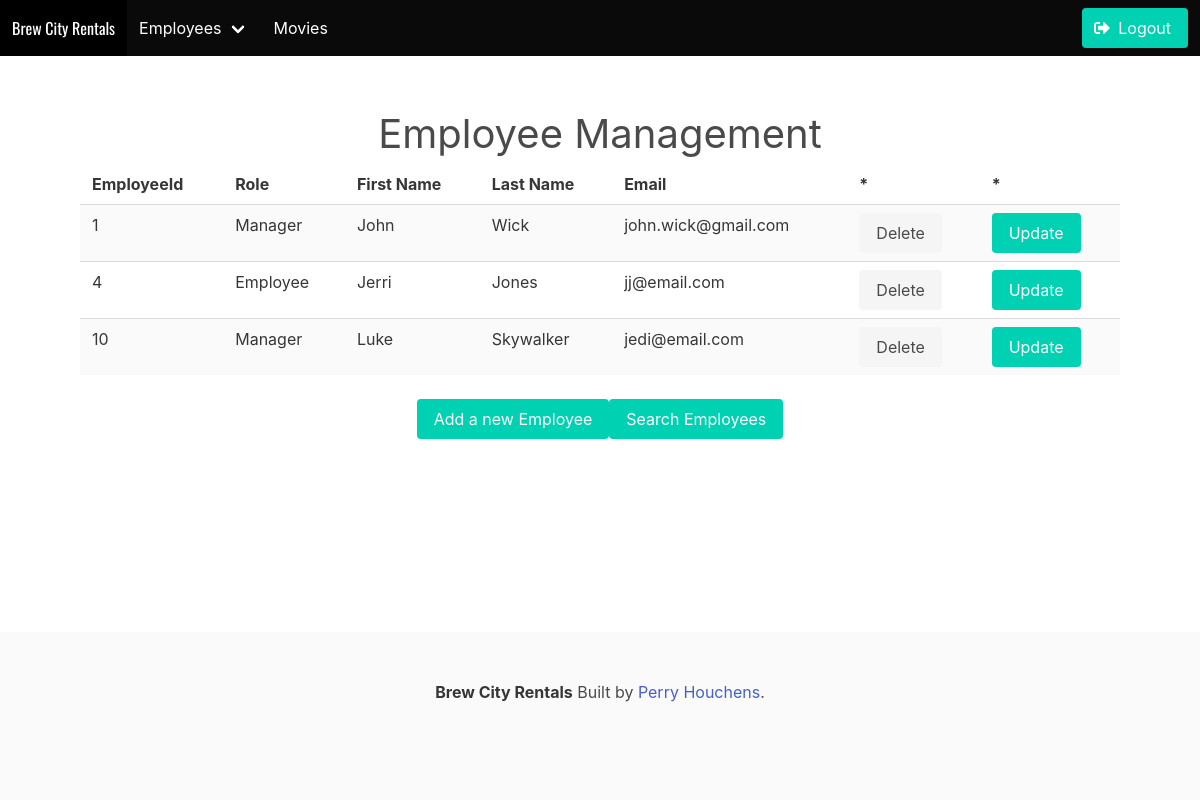
/htdocs/employee/index.php (signed in), run on the app's committed database.
### tables this page shows
CREATE TABLE `employee` (
  `employeeId` int(11) NOT NULL,
  `role` int(11) NOT NULL,
  `firstName` varchar(45) DEFAULT NULL,
  `lastName` varchar(45) DEFAULT NULL,
  `email` varchar(45) DEFAULT NULL,
  `phone` varchar(45) DEFAULT NULL,
  `createTime` timestamp NULL DEFAULT CURRENT_TIMESTAMP,
  `password` varchar(45) NOT NULL
);

### htdocs/employee/index.php (the view, shortened to what this page needs)
<?php
if (!isset($_SESSION['email']) || $_SESSION['role'] != 5){
	echo "You do not have permission to view this page!";
	echo "<br><a href=../Home/index.php>Home</a>";
	exit();
}else{
	include ('../includes/header.php');
	require_once ('../../mysqli_connect.php');
	echo ("<section class='section' id='form-container'>");
	$display = 5;
	if(isset($_GET['s'])&&is_numeric($_GET['s'])){
		$start = $_GET['s'];
	}else{
		$start = 0;
	}
	$query = "SELECT * FROM employee LIMIT $start, $display";
	$result = @mysqli_query ($dbc, $query);
	echo "<div class='level-item has-text-centered'>
				<h2 class='is-size-2'>Employee Management</h2>
			</div>";
    echo "<table class='table is-fullwidth is-striped'>
            <tr>
                <th>EmployeeId</th><th>Role</th><th>First Name</th><th>Last Name</th><th>Email</th><th>*</th><th>*</th>
            </tr>";
	while ($row = mysqli_fetch_array($result, MYSQLI_ASSOC)) {
		echo "<tr><td>".$row['employeeId']."</td>";
		echo "<td>".($row['role'] == 5 ? 'Manager': 'Employee')."</td>";
        echo "<td>".$row['firstName']."</td>";
        echo "<td>".$row['lastName']."</td>";
        echo "<td>".$row['email']."</td>";
		echo "<td><a class='button is-light' href=deleteconfirm.php?id=".$row['employeeId'].">Delete</a></td>";
		echo "<td><a class='button is-primary' href=updateform.php?id=".$row['employeeId'].">Update</a></td></tr>";
	}
	echo "</table>";
	echo "<nav class='level'>
	<div class='level-item has-text-centered'>";
	echo ("<a class='button is-primary' href=add.php>Add a new Employee</a><p>");
	echo "</div>
		<div class='level-item has-text-centered'>";
	echo ("<a class='button is-primary' href=searchform.php>Search Employees</a><p>");
	echo "</div>
		</nav>";
	include ('../includes/footer.php');
}
?>

### htdocs/includes/main.css (style rules this page uses)
#form-container { display: flex; flex-direction: column; align-items: center; margin-right: 2em; margin-left: 2em; }
body { display: flex; min-height: 100vh; flex-direction: column; }

### data on the page
employee: employeeId "1", shows "Manager", firstName "John", lastName "Wick", email "john.wick@gmail.com"
employee: employeeId "4", shows "Employee", firstName "Jerri", lastName "Jones", email "jj@email.com"
employee: employeeId "10", shows "Manager", firstName "Luke", lastName "Skywalker", email "jedi@email.com"
